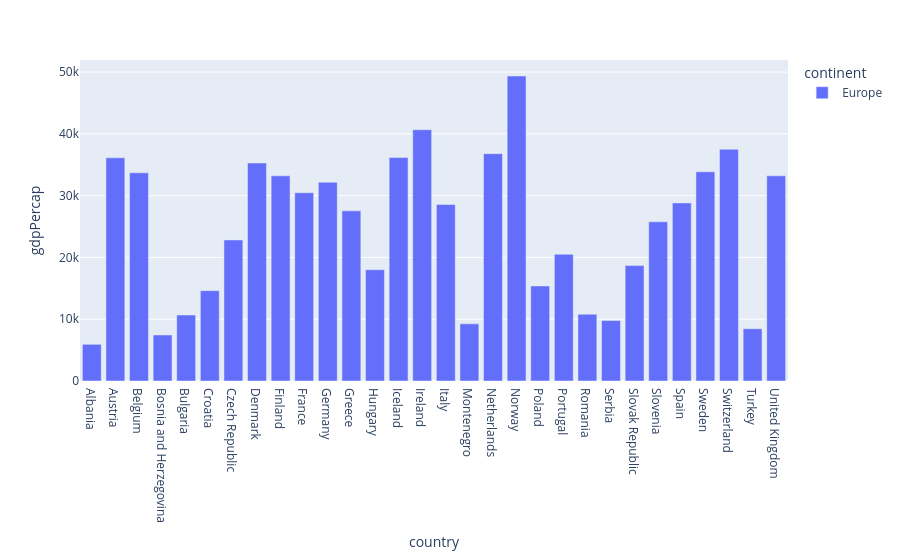

The notebook cell saved with this chart:
### Code cell
px.bar(
    df[(df["continent"] == "Europe") & (df["year"] == 2007)],
    x="country",
    y="gdpPercap",
    color="continent"
)

### Figure 1 — Plotly figure (JSON) as saved in the notebook; plotly's stock layout.template omitted (floating-point values rounded to 4 significant figures)
{"data": [{"hovertemplate": "continent=Europe<br>country=%{x}<br>gdpPercap=%{y}<extra></extra>", "legendgroup": "Europe", "marker": {"color": "#636efa", "pattern": {"shape": ""}}, "name": "Europe", "orientation": "v", "showlegend": true, "textposition": "auto", "type": "bar", "x": ["Albania", "Austria", "Belgium", "Bosnia and Herzegovina", "Bulgaria", "Croatia", "Czech Republic", "Denmark", "Finland", "France", "Germany", "Greece", "Hungary", "Iceland", "Ireland", "Italy", "Montenegro", "Netherlands", "Norway", "Poland", "Portugal", "Romania", "Serbia", "Slovak Republic", "Slovenia", "Spain", "Sweden", "Switzerland", "Turkey", "United Kingdom"], "xaxis": "x", "y": [5937.0, 36130.0, 33690.0, 7446.0, 10680.0, 14620.0, 22830.0, 35280.0, 33210.0, 30470.0, 32170.0, 27540.0, 18010.0, 36180.0, 40680.0, 28570.0, 9254.0, 36800.0, 49360.0, 15390.0, 20510.0, 10810.0, 9787.0, 18680.0, 25770.0, 28820.0, 33860.0, 37510.0, 8458.0, 33200.0], "yaxis": "y"}], "layout": {"barmode": "relative", "legend": {"title": {"text": "continent"}, "tracegroupgap": 0}, "margin": {"t": 60}, "xaxis": {"anchor": "y", "domain": [0, 1], "title": {"text": "country"}}, "yaxis": {"anchor": "x", "domain": [0, 1], "title": {"text": "gdpPercap"}}}}
